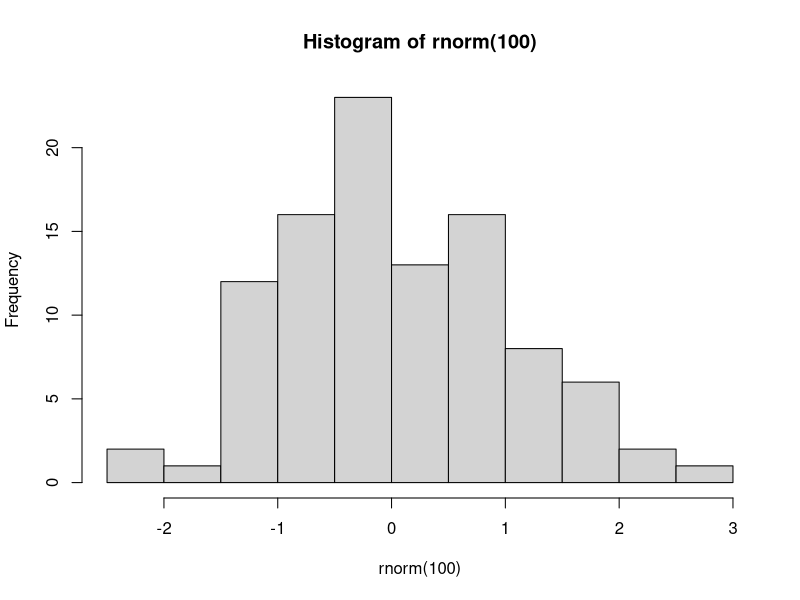

This chart was generated by the following R code:
## ---- chunk 1
knitr::opts_chunk$set(echo = FALSE)
## ---- chunk 2
2 + 2
## ---- chunk 3
hist(rnorm(100))
